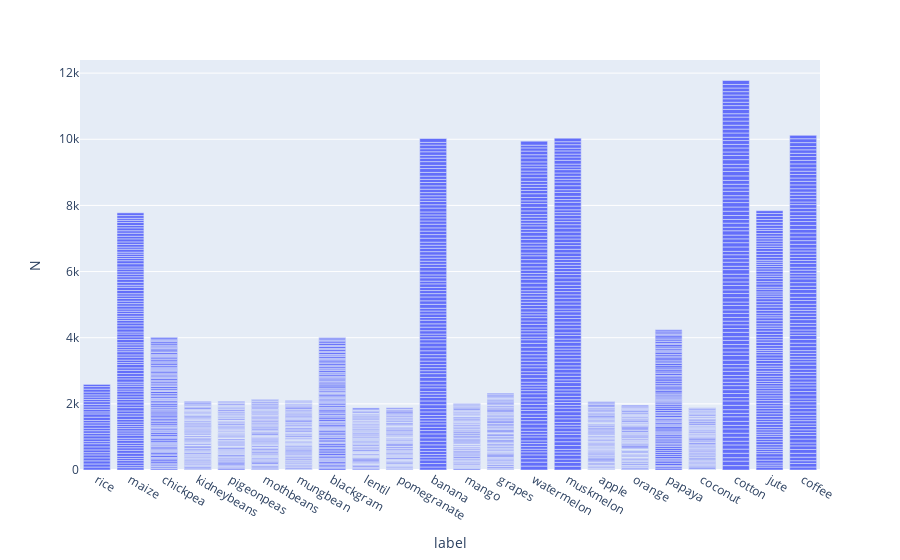

Write notebook code for a chart like this one.
### Code cell
crop_summary_new = data.copy()
fig1 = px.bar(crop_summary_new, x='label', y='N')
fig1.show()

### Figure 1 — Plotly figure (JSON) as saved in the notebook; plotly's stock layout.template omitted (floating-point values rounded to 4 significant figures; data arrays with more than 128 entries replaced by an {"elided": "..."} marker saying what was removed)
{"data": [{"alignmentgroup": "True", "hovertemplate": "label=%{x}<br>N=%{y}<extra></extra>", "legendgroup": "", "marker": {"color": "#636efa", "pattern": {"shape": ""}}, "name": "", "offsetgroup": "", "orientation": "v", "showlegend": false, "textposition": "auto", "type": "bar", "x": {"elided": "2101 str values"}, "xaxis": "x", "y": {"elided": "2101 int values"}, "yaxis": "y"}], "layout": {"barmode": "relative", "legend": {"tracegroupgap": 0}, "margin": {"t": 60}, "xaxis": {"anchor": "y", "domain": [0, 1], "title": {"text": "label"}}, "yaxis": {"anchor": "x", "domain": [0, 1], "title": {"text": "N"}}}}
